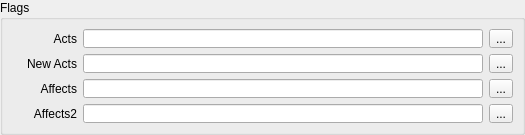
    <widget class="QGroupBox" name="mp_gbFlags">
     <property name="sizePolicy">
      <sizepolicy hsizetype="Preferred" vsizetype="Fixed">
       <horstretch>0</horstretch>
       <verstretch>0</verstretch>
      </sizepolicy>
     </property>
     <property name="minimumSize">
      <size>
       <width>16</width>
       <height>135</height>
      </size>
     </property>
     <property name="maximumSize">
      <size>
       <width>16777215</width>
       <height>135</height>
      </size>
     </property>
     <property name="title">
      <string>Flags</string>
     </property>
     <layout class="QGridLayout">
      <property name="leftMargin">
       <number>9</number>
      </property>
      <property name="topMargin">
       <number>9</number>
      </property>
      <property name="rightMargin">
       <number>9</number>
      </property>
      <property name="bottomMargin">
       <number>9</number>
      </property>
      <property name="spacing">
       <number>6</number>
      </property>
      <item row="1" column="0">
       <widget class="QLabel" name="mp_labelNewActs">
        <property name="minimumSize">
         <size>
          <width>65</width>
          <height>0</height>
         </size>
        </property>
        <property name="text">
         <string>New Acts</string>
        </property>
        <property name="alignment">
         <set>Qt::AlignRight|Qt::AlignTrailing|Qt::AlignVCenter</set>
        </property>
       </widget>
      </item>
      <item row="2" column="2">
       <widget class="QToolButton" name="mp_tbAffects">
        <property name="text">
         <string>...</string>
        </property>
       </widget>
      </item>
      <item row="1" column="2">
       <widget class="QToolButton" name="mp_tbNewActs">
        <property name="text">
         <string>...</string>
        </property>
       </widget>
      </item>
      <item row="1" column="1">
       <widget class="QLineEdit" name="mp_leNewActs">
        <property name="minimumSize">
         <size>
          <width>400</width>
          <height>0</height>
         </size>
        </property>
        <property name="focusPolicy">
         <enum>Qt::NoFocus</enum>
        </property>
        <property name="dragEnabled">
         <bool>true</bool>
        </property>
        <property name="readOnly">
         <bool>true</bool>
        </property>
       </widget>
      </item>
      <item row="0" column="2">
       <widget class="QToolButton" name="mp_tbActs">
        <property name="text">
         <string>...</string>
        </property>
       </widget>
      </item>
      <item row="0" column="1">
       <widget class="QLineEdit" name="mp_leActs">
        <property name="minimumSize">
         <size>
          <width>400</width>
          <height>0</height>
         </size>
        </property>
        <property name="focusPolicy">
         <enum>Qt::NoFocus</enum>
        </property>
        <property name="dragEnabled">
         <bool>true</bool>
        </property>
        <property name="readOnly">
         <bool>true</bool>
        </property>
       </widget>
      </item>
      <item row="0" column="0">
       <widget class="QLabel" name="mp_labelActs">
        <property name="minimumSize">
         <size>
          <width>65</width>
          <height>0</height>
         </size>
        </property>
        <property name="text">
         <string>Acts</string>
        </property>
        <property name="alignment">
         <set>Qt::AlignRight|Qt::AlignTrailing|Qt::AlignVCenter</set>
        </property>
       </widget>
      </item>
      <item row="2" column="1">
       <widget class="QLineEdit" name="mp_leAffects">
        <property name="minimumSize">
         <size>
          <width>400</width>
          <height>0</height>
         </size>
        </property>
        <property name="focusPolicy">
         <enum>Qt::NoFocus</enum>
        </property>
        <property name="dragEnabled">
         <bool>true</bool>
        </property>
        <property name="readOnly">
         <bool>true</bool>
        </property>
       </widget>
      </item>
      <item row="2" column="0">
       <widget class="QLabel" name="mp_labelAffects">
        <property name="minimumSize">
         <size>
          <width>65</width>
          <height>0</height>
         </size>
        </property>
        <property name="text">
         <string>Affects</string>
        </property>
        <property name="alignment">
         <set>Qt::AlignRight|Qt::AlignTrailing|Qt::AlignVCenter</set>
        </property>
       </widget>
      </item>
      <item row="3" column="1">
       <widget class="QLineEdit" name="mp_leAffects2">
        <property name="sizePolicy">
         <sizepolicy hsizetype="Expanding" vsizetype="Preferred">
          <horstretch>0</horstretch>
          <verstretch>0</verstretch>
         </sizepolicy>
        </property>
       </widget>
      </item>
      <item row="3" column="0">
       <widget class="QLabel" name="mp_labelAffects2">
        <property name="text">
         <string>Affects2</string>
        </property>
        <property name="alignment">
         <set>Qt::AlignRight|Qt::AlignTrailing|Qt::AlignVCenter</set>
        </property>
       </widget>
      </item>
      <item row="3" column="2">
       <widget class="QToolButton" name="mp_tbAffects2">
        <property name="text">
         <string>...</string>
        </property>
       </widget>
      </item>
     </layout>
    </widget>
